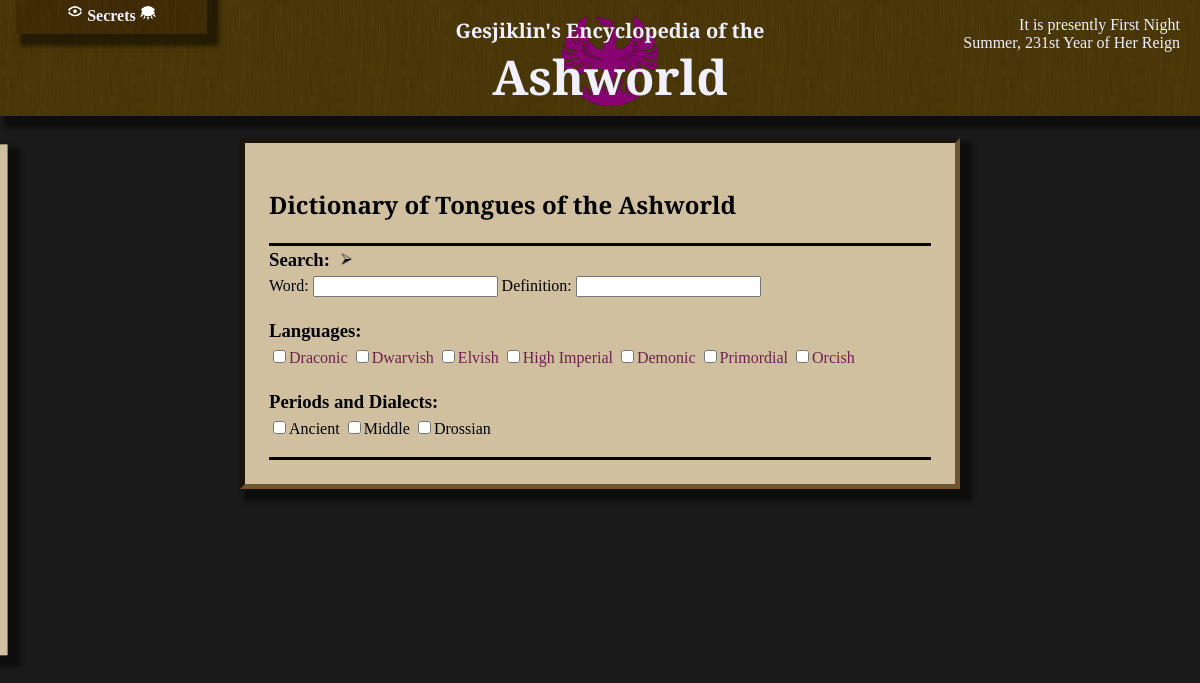
Page /dictionary/ on the committed database.
### dictionary/models.py (models this page shows)
class Language(models.Model):
    name = models.CharField(max_length=64, primary_key=True)
    page = models.ForeignKey(InfoPage, null=True, blank=True, on_delete=models.SET_NULL)
    def __str__(self):
        return self.name

class LanguageVariant(models.Model):
    name = models.CharField(max_length=64, primary_key=True)
    page = models.ForeignKey(InfoPage, null=True, blank=True, on_delete=models.SET_NULL)
    def __str__(self):
        return self.name

### dictionary/views.py (the view)
# urls.py: path('', views.index, name='dictionary'),
def index(request):
    entries = Entry.objects.all();
    entries = filter_checked(Language, request.GET, entries, "language")
    entries = filter_checked(LanguageVariant, request.GET, entries, "variant")
    bad_terms = []
    word = 'word' in request.GET and request.GET['word']
    definition = 'definition' in request.GET and request.GET['definition']
    if word:
        entries = search(entries, request.GET['word'].split(' '), 'word', 'word', bad_terms)
    if definition:
        entries = search(entries, request.GET['definition'].split(' '), 'definition', 'word', bad_terms)
    if bad_terms or (not word and not definition):
        entries = []
    context = {
        'entries' : entries,
        'languages' : Language.objects.all(),
        'variants' : LanguageVariant.objects.all(),
    }
    context.update(base_context(request))
    context.update(request.GET) # enable refilling the form
    return render(request, 'dictionary/index.html', context)

### util.py (called while the page is built)
def filter_checked(model, get, objects, field):
    selected = model.objects.filter(name__in = (i for i in get if get[i]=='True'))
    if selected:
        return objects.filter(**{field + "__in":selected})
    return objects

### wiki/views.py (called while the page is built)
def pop_popup(request):
	queue = request.session.get('popupforms', [])
	if queue and isinstance(queue, list):
		r = queue.pop(0)
		request.session['popupforms'] = queue
		return r
	else:
		return None

def base_context(request):
	context = {}
	context['show_secrets'] = request.session.get('show_secrets', False)
	context['passwords'] = request.session.get('passwords')
	context['locations'] = MapLocation.objects.all()
	if context['passwords']:
		context['unlocked_secrets'] = list(reduce(lambda x,y : x.union(y), (SecretPassword.objects.get(pk=i).unlocks() for i in context['passwords'])))
	context['popupform'] = pop_popup(request)
	context['terms_str'] = request.GET.get('terms')
	context['terms'] = list(filter(lambda term : not term in ignored_terms, context['terms_str'].split(' ') if context['terms_str'] else []))
	context['show_edit'] = request.get_host() == "127.0.0.1:8000"
	return context

### dictionary/templates/dictionary/index.html (shortened to what this page needs)
{% extends "wiki/index.html" %}
{% load static %}
{% block head %}
    <link rel="stylesheet" href="{% static 'dictionary/style.css' %}"/>
{% endblock %}
{% block content %}
<div class="textbox">
    <h2>Dictionary of Tongues of the Ashworld</h2>
    <form action="{% url 'dictionary' %}" method="get">
        <div>
            <h3 style="display: inline">Search:</h3>
            <button type="sumbit" class="arrowbutton">
                <img src="{% static 'wiki/arrow.png' %}" />
            </button>
        </div>
        <label>Word: </label><input type="text" name="word"/>
        <label>Definition: </label><input type="text" name="definition"/>
        <h3>Languages:</h3>
        {% for language in languages %}
            <input type="checkbox" value="True" name="{{ language.pk }}"/><label><a>{{ language }}</a></label>
        {% endfor %}
        <h3>Periods and Dialects:</h3>
        {% for variant in variants %}
            <input type="checkbox" value="True" name="{{ variant.pk }}"/><label>{{ variant }}</label>
        {% endfor %}
    </form>
</div>
{% endblock %}

### wiki/static/wiki/style.css (style rules this page uses)
body { padding: 0%; margin: 0%; background-image: url("/static/wiki/stone.png"); background-repeat: repeat; background-attachment: fixed; }
body:before { position: fixed; content:""; top:0; left:0; width:100%; height:100%; opacity: 0.985; background-color: #171717; z-index: -10; }
.title h1, h2, .sidebar a, .sidebar form { font-family: 'Cinzel Decorative', cursive; }
.textbox { color: #000000; padding: 24px; border-style: inset; border-color: #705530; border-width: 5px; line-height: 1.5; }
form .arrowbutton { background: transparent; border: none; }
form .arrowbutton img { display: inline; height: 1em; }
a { text-decoration: none; color: #000000; }
.textbox p a, .textbox form a { color: #702050; }
.title, .content .textbox, .sidebar, .passwords { box-shadow: 8px 8px 4px 4px #00000080; }
.sidebar, .textbox { background-color: #d0c0a0; }

### dictionary/static/dictionary/style.css (style rules this page uses)
.textbox form { border-top: 3px solid; border-bottom: 3px solid; padding-bottom: 1em; }
.textbox h3 { margin-bottom: 1px; }

### rows in the picture
Language: name "Draconic"
Language: name "Dwarvish"
Language: name "Elvish"
Language: name "High Imperial"
Language: name "Demonic"
Language: name "Primordial"
Language: name "Orcish"
LanguageVariant: name "Ancient"
LanguageVariant: name "Middle"
LanguageVariant: name "Drossian"
